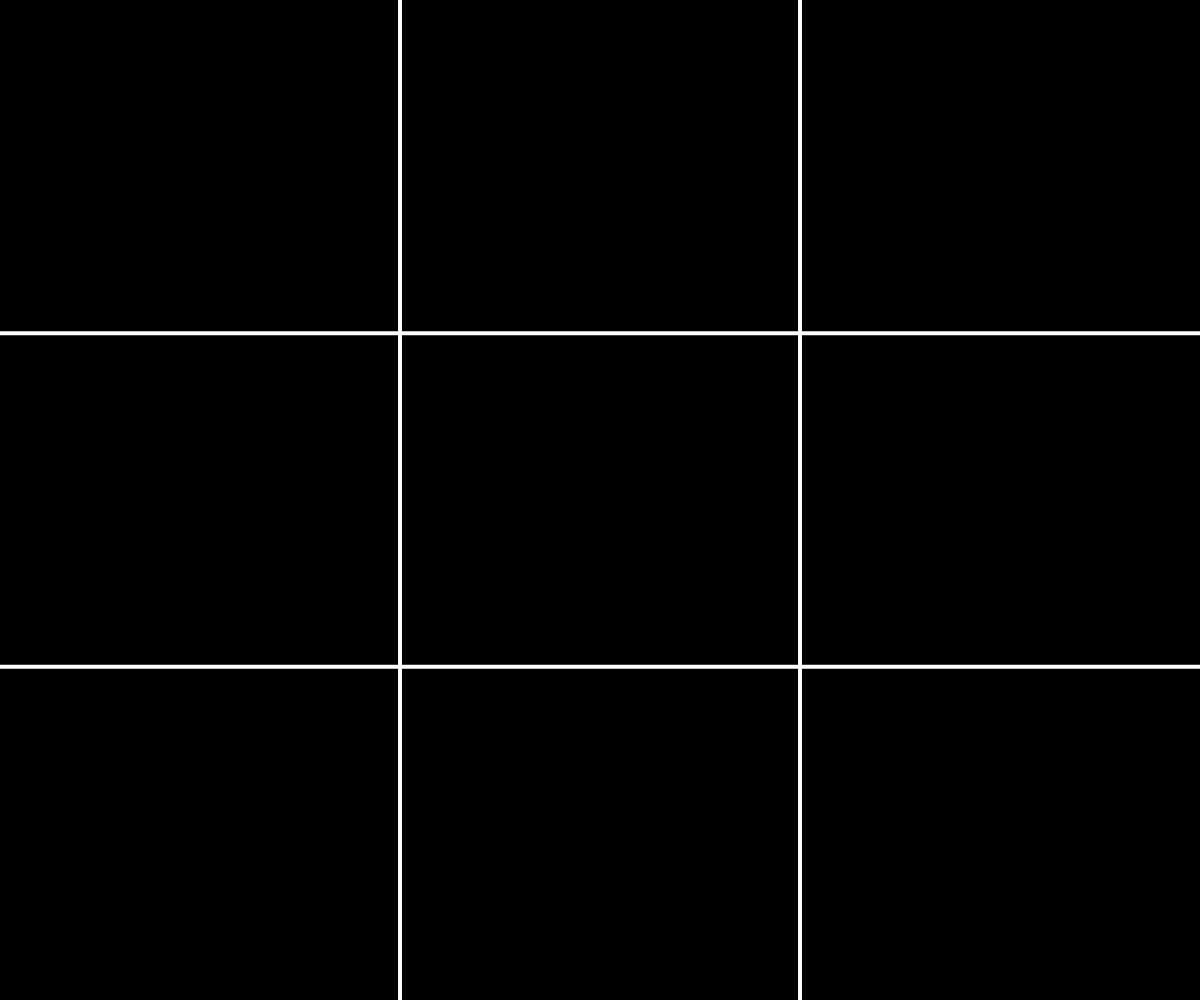
Frame 1 (no input)
Frame 60 (no input): identical to frame 1, image omitted
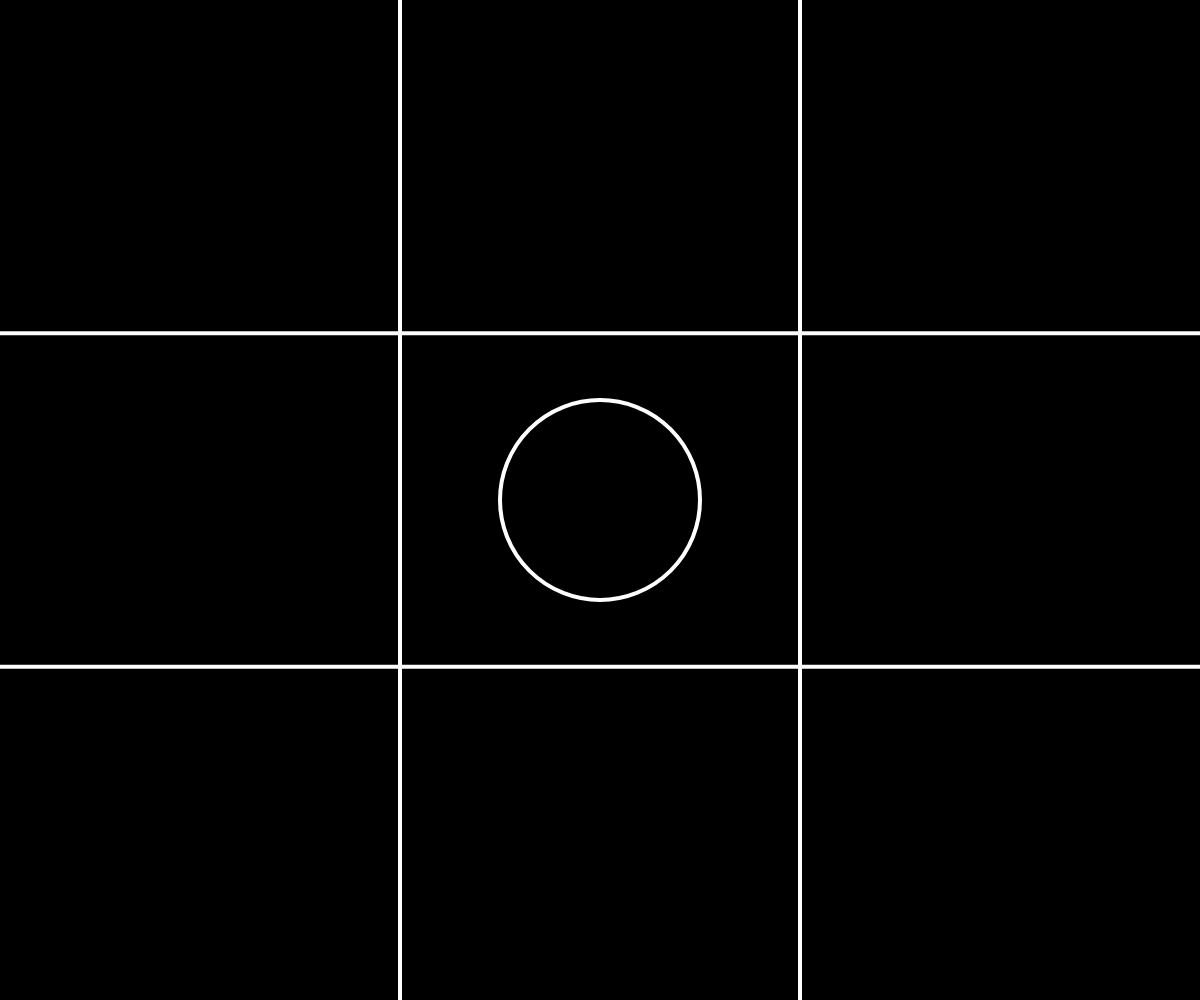
Frame 120 (the mouse pressed at the canvas centre since frame 60)

The p5.js sketch that drew these frames (run headless with seeded random() and noise() and a simulated clock; from frame 60 on, the mouse is pressed at the canvas centre):

// p5.js sketch
// ── sketch.js
function Board(_rows, columns) {
  const board = [];
  for (let outer = 0; outer < columns; outer++) {
    const row = [];
    for (let inner = 0; inner < columns; inner++) {
      row.push({
        value: "",
        x: null,
        y: null,
        w: null,
        h: null,
      });
    }
    board.push(row);
  }
  return board;
}

let currentPlayer = null;
const rows = 3;
const columns = 3;
const board = Board(rows, columns);
const players = ["X", "O"];

function setup() {
  createCanvas(windowWidth, windowHeight);
  currentPlayer = random(players);
}

function draw() {
  background(0);
  stroke(255);
  strokeWeight(4);

  const w = width / 3;
  const h = height / 3;

  line(w, 0, w, height);
  line(w * 2, 0, w * 2, height);
  line(0, h, width, h);
  line(0, h * 2, width, h * 2);

  for (const [outer, row] of board.entries()) {
    for (const [inner, column] of row.entries()) {
      const x = w * inner + w / 2;
      const y = h * outer + h / 2;

      column.x = x;
      column.y = y;
      column.w = w;
      column.h = h;

      if (column.value === players[0]) {
        const xr = w / 4;
        line(x - xr, y - xr, x + xr, y + xr);
        line(x + xr, y - xr, x - xr, y + xr);
      } else if (column.value === players[1]) {
        noFill();
        ellipse(x, y, w / 2);
      }
    }
  }
}

function mousePressed(event) {
  const { x, y } = event;
  insertChoice(x, y);
}

function insertChoice(x, y) {
  for (const [_, row] of board.entries()) {
    for (const [_, column] of row.entries()) {
      if (column.value) continue;

      const withinX =
        x < column.x + column.w / 2 && x > column.x - column.w / 2;
      const withinY =
        y < column.y + column.h / 2 && y > column.y - column.h / 2;
      if (withinX && withinY) {
        column.value = currentPlayer;
        currentPlayer = players.filter((p) => p !== currentPlayer)[0];
        break;
      }
    }
  }
}
